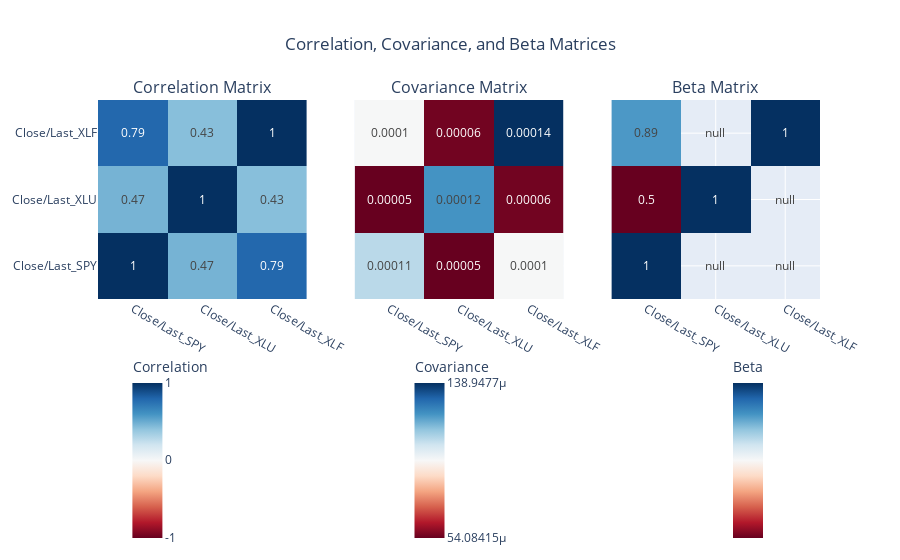

The code cell stored with this chart in its notebook:
### Code cell
# Create subplots
fig = make_subplots(
    rows=1, cols=3,  # 1 row, 3 columns for each heatmap
    subplot_titles=("Correlation Matrix", "Covariance Matrix", "Beta Matrix"),
    column_widths=[0.33, 0.33, 0.33],  # Equal widths for all columns
    shared_yaxes=True,  # Share y-axis between plots
    shared_xaxes=True   # Share x-axis between plots
)

# Add Correlation Matrix
fig.add_trace(
    go.Heatmap(
        z=correlation_matrix.values,
        x=correlation_matrix.columns,
        y=correlation_matrix.columns,
        colorscale="RdBu",
        zmin=-1, zmax=1,  # Adjust range for correlation
        colorbar=dict(title="Correlation", tickvals=[-1, 0, 1], ticktext=["-1", "0", "1"], yanchor="top", y=-0.25, x=0.1, xanchor="center"),  # Adjust colorbar position
        text=correlation_matrix.values.round(2),  # Display rounded values inside cells
        texttemplate="%{text}",  # Ensure the text is displayed in cells
        showscale=True,
        hoverinfo="skip"  # Disable hover functionality
    ),
    row=1, col=1
)

# Add Covariance Matrix
fig.add_trace(
    go.Heatmap(
        z=covariance_matrix.values,
        x=covariance_matrix.columns,
        y=covariance_matrix.columns,
        colorscale="RdBu",
        colorbar=dict(title="Covariance", tickvals=[covariance_matrix.values.min(), 0, covariance_matrix.values.max()], yanchor="top", y=-0.25, x=0.5, xanchor="center"),  # Adjust colorbar position
        text=covariance_matrix.values.round(5),  # Display rounded values inside cells
        texttemplate="%{text}",  # Ensure the text is displayed in cells
        showscale=True,
        hoverinfo="skip"  # Disable hover functionality
    ),
    row=1, col=2
)

# Add Beta Matrix
fig.add_trace(
    go.Heatmap(
        z=beta_matrix.values,
        x=beta_matrix.columns,
        y=beta_matrix.columns,
        colorscale="RdBu",
        colorbar=dict(title="Beta", tickvals=[beta_matrix.values.min(), 0, beta_matrix.values.max()], yanchor="top", y=-0.25, x=0.9, xanchor="center"),  # Adjust colorbar position
        text=beta_matrix.values.round(2),  # Display rounded values inside cells
        texttemplate="%{text}",  # Ensure the text is displayed in cells
        showscale=True,
        hoverinfo="skip"  # Disable hover functionality
    ),
    row=1, col=3
)

# Update layout and title
fig.update_layout(
    title="Correlation, Covariance, and Beta Matrices",
    height=600,  # Adjust the height of the figure
    showlegend=False,
    title_x=0.5,  # Center the title
    coloraxis_showscale=False  # Disable the common color scale if needed
)

# Show the interactive heatmap
fig.show()

#ULTIMATEY WHAT WE WANT HERE IS TO KNOW HOW THE PORTFOLIO WILL REACT WITH THE ADDITION OF A NEW SECURITY UNDER QUETSION... NOT WHETHER WHAT WE CURRENTLY HAVE IS GOOD.
#MUST ALSO ADD A WAY TO WEIGHT THE DIFFERENT SECURITIES

### Figure 1 — Plotly figure (JSON) as saved in the notebook; plotly's stock layout.template omitted (floating-point values rounded to 4 significant figures)
{"data": [{"colorbar": {"ticktext": ["-1", "0", "1"], "tickvals": [-1, 0, 1], "title": {"text": "Correlation"}, "x": 0.1, "xanchor": "center", "y": -0.25, "yanchor": "top"}, "colorscale": [[0, "rgb(103,0,31)"], [0.1, "rgb(178,24,43)"], [0.2, "rgb(214,96,77)"], [0.3, "rgb(244,165,130)"], [0.4, "rgb(253,219,199)"], [0.5, "rgb(247,247,247)"], [0.6, "rgb(209,229,240)"], [0.7, "rgb(146,197,222)"], [0.8, "rgb(67,147,195)"], [0.9, "rgb(33,102,172)"], [1, "rgb(5,48,97)"]], "hoverinfo": "skip", "showscale": true, "text": [[1, 0.47, 0.79], [0.47, 1, 0.43], [0.79, 0.43, 1]], "texttemplate": "%{text}", "type": "heatmap", "x": ["Close/Last_SPY", "Close/Last_XLU", "Close/Last_XLF"], "xaxis": "x", "y": ["Close/Last_SPY", "Close/Last_XLU", "Close/Last_XLF"], "yaxis": "y", "z": [[1, 0.4711, 0.7891], [0.4711, 1, 0.4256], [0.7891, 0.4256, 1]], "zmax": 1, "zmin": -1}, {"colorbar": {"tickvals": [5.408e-05, 0, 0.0001389], "title": {"text": "Covariance"}, "x": 0.5, "xanchor": "center", "y": -0.25, "yanchor": "top"}, "colorscale": [[0, "rgb(103,0,31)"], [0.1, "rgb(178,24,43)"], [0.2, "rgb(214,96,77)"], [0.3, "rgb(244,165,130)"], [0.4, "rgb(253,219,199)"], [0.5, "rgb(247,247,247)"], [0.6, "rgb(209,229,240)"], [0.7, "rgb(146,197,222)"], [0.8, "rgb(67,147,195)"], [0.9, "rgb(33,102,172)"], [1, "rgb(5,48,97)"]], "hoverinfo": "skip", "showscale": true, "text": [[0.00011, 5e-05, 0.0001], [5e-05, 0.00012, 6e-05], [0.0001, 6e-05, 0.00014]], "texttemplate": "%{text}", "type": "heatmap", "x": ["Close/Last_SPY", "Close/Last_XLU", "Close/Last_XLF"], "xaxis": "x2", "y": ["Close/Last_SPY", "Close/Last_XLU", "Close/Last_XLF"], "yaxis": "y2", "z": [[0.0001081, 5.408e-05, 9.673e-05], [5.408e-05, 0.0001219, 5.538e-05], [9.673e-05, 5.538e-05, 0.0001389]]}, {"colorbar": {"tickvals": [null, 0, null], "title": {"text": "Beta"}, "x": 0.9, "xanchor": "center", "y": -0.25, "yanchor": "top"}, "colorscale": [[0, "rgb(103,0,31)"], [0.1, "rgb(178,24,43)"], [0.2, "rgb(214,96,77)"], [0.3, "rgb(244,165,130)"], [0.4, "rgb(253,219,199)"], [0.5, "rgb(247,247,247)"], [0.6, "rgb(209,229,240)"], [0.7, "rgb(146,197,222)"], [0.8, "rgb(67,147,195)"], [0.9, "rgb(33,102,172)"], [1, "rgb(5,48,97)"]], "hoverinfo": "skip", "showscale": true, "text": [[1, null, null], [0.5, 1, null], [0.89, null, 1]], "texttemplate": "%{text}", "type": "heatmap", "x": ["Close/Last_SPY", "Close/Last_XLU", "Close/Last_XLF"], "xaxis": "x3", "y": ["Close/Last_SPY", "Close/Last_XLU", "Close/Last_XLF"], "yaxis": "y3", "z": [[1, null, null], [0.5002, 1, null], [0.8946, null, 1]]}], "layout": {"annotations": [{"font": {"size": 16}, "showarrow": false, "text": "Correlation Matrix", "x": 0.1444, "xanchor": "center", "xref": "paper", "y": 1, "yanchor": "bottom", "yref": "paper"}, {"font": {"size": 16}, "showarrow": false, "text": "Covariance Matrix", "x": 0.5, "xanchor": "center", "xref": "paper", "y": 1, "yanchor": "bottom", "yref": "paper"}, {"font": {"size": 16}, "showarrow": false, "text": "Beta Matrix", "x": 0.8556, "xanchor": "center", "xref": "paper", "y": 1, "yanchor": "bottom", "yref": "paper"}], "autosize": true, "coloraxis": {"showscale": false}, "showlegend": false, "title": {"text": "Correlation, Covariance, and Beta Matrices", "x": 0.5}, "xaxis": {"anchor": "y", "autorange": true, "domain": [0, 0.2889], "range": [-0.5, 2.5], "type": "category"}, "xaxis2": {"anchor": "y2", "autorange": true, "domain": [0.3556, 0.6444], "range": [-0.5, 2.5], "type": "category"}, "xaxis3": {"anchor": "y3", "autorange": true, "domain": [0.7111, 1], "range": [-0.5, 2.5], "type": "category"}, "yaxis": {"anchor": "x", "autorange": true, "domain": [0, 1], "range": [-0.5, 2.5], "type": "category"}, "yaxis2": {"anchor": "x2", "autorange": true, "domain": [0, 1], "matches": "y", "range": [-0.5, 2.5], "showticklabels": false, "type": "category"}, "yaxis3": {"anchor": "x3", "autorange": true, "domain": [0, 1], "matches": "y", "range": [-0.5, 2.5], "showticklabels": false, "type": "category"}}}
